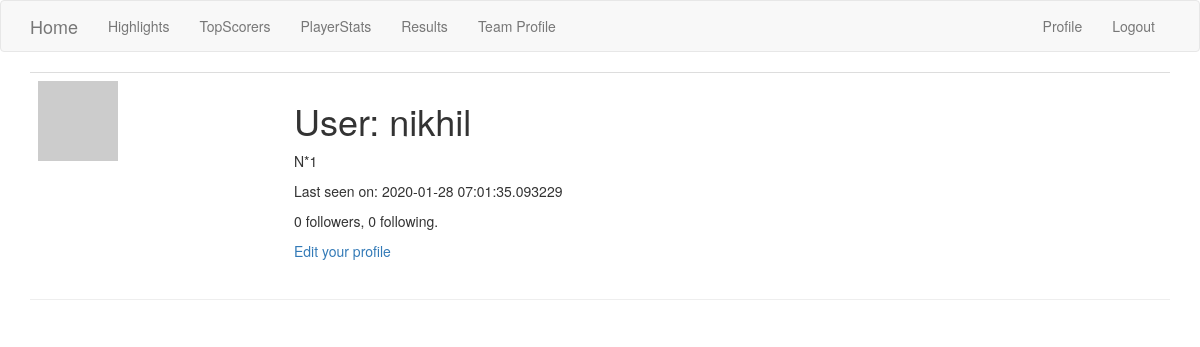
The page /user/nikhil (signed in) on the database as committed earlier.
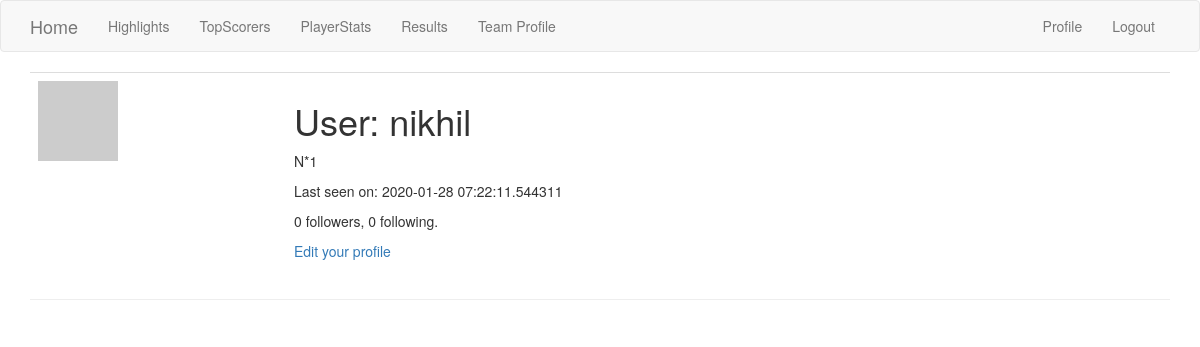
The same page on the database as committed later.
### app/models.py (models this page shows, shortened)
class User(UserMixin, db.Model):
    id = db.Column(db.Integer, primary_key=True)
    username = db.Column(db.String(64), index=True, unique=True)
    email = db.Column(db.String(120), index=True, unique=True)
    password_hash = db.Column(db.String(128))
    posts = db.relationship('Post', backref='author', lazy='dynamic')
    about_me = db.Column(db.String(140))
    last_seen = db.Column(db.DateTime, default=datetime.utcnow)
    dummy_token = jwt.encode({'some': 'payload'}, 'secret', algorithm='HS256')
    followed = db.relationship(
        'User', secondary=followers,
        primaryjoin=(followers.c.follower_id == id),
        secondaryjoin=(followers.c.followed_id == id),
        backref=db.backref('followers', lazy='dynamic'), lazy='dynamic')
    def avatar(self, size):
        digest = md5(self.email.lower().encode('utf-8')).hexdigest()
        return 'https://www.gravatar.com/avatar/{}?d=identicon&s={}'.format(digest, size)

### app/routes.py (the view)
@app.route('/user/<username>')
@login_required
def user(username):
    user = User.query.filter_by(username=username).first_or_404()
    posts = [
        {'author': user, 'body': 'Test post #1'},
        {'author': user, 'body': 'Test post #2'}
    ]
    return render_template('user.html', user=user)

### app/models.py (called while the page is built)
@login.user_loader
def load_user(id):
    return User.query.get(int(id))

### app/routes.py (called while the page is built)
@app.before_request
def before_request():
    if current_user.is_authenticated:
        current_user.last_seen = datetime.utcnow()
        db.session.commit()

### app/templates/user.html (shortened to what this page needs)
{% extends "base.html" %}
{% block app_content %}
  <table class="table table-hover">
        <tr>
            <td width="256px"><img src="{{ user.avatar(256) }}"></td>
            <td>
                <h1>User: {{ user.username }}</h1>
                {% if user.about_me %}<p>{{ user.about_me }}</p>{% endif %}
                {% if user.last_seen %}<p>Last seen on: {{ user.last_seen }}</p>{% endif %}
                <p>{{ user.followers.count() }} followers, {{ user.followed.count() }} following.</p>
                {% if user == current_user %}
                <p><a href="{{ url_for('edit_profile') }}">Edit your profile</a></p>
                {% elif not current_user.is_following(user) %}
                <p><a href="{{ url_for('follow', username=user.username) }}">Follow</a></p>
                {% else %}
                <p><a href="{{ url_for('unfollow', username=user.username) }}">Unfollow</a></p>
                {% endif %}
            </td>
        </tr>
    </table>
  <hr>
{% endblock %}

### app/templates/base.html (shortened to what this page needs)
{% extends 'bootstrap/base.html' %}
{% block navbar %}
  <nav class="navbar navbar-default">
      <div class="container">
          <div class="navbar-header">
              <a class="navbar-brand" href="{{ url_for('index') }}">Home</a>
          </div>
          <div class="collapse navbar-collapse" id="bs-example-navbar-collapse-1">
              <ul class="nav navbar-nav">
                  <li><a href="{{ url_for('high') }}">Highlights</a></li>
                  <li><a href="{{ url_for('live') }}">TopScorers</a></li>
                  <li><a href="{{ url_for('player') }}">PlayerStats</a></li>
                  <li><a href="{{ url_for('result') }}">Results</a></li>
                  <li><a href="{{ url_for('team') }}">Team Profile</a></li>
              </ul>
              <ul class="nav navbar-nav navbar-right">
                  {% if current_user.is_anonymous %}
                  <li><a href="{{ url_for('login') }}">Login</a></li>
                  {% else %}
                  <li><a href="{{ url_for('user', username=current_user.username) }}">Profile</a></li>
                  <li><a href="{{ url_for('logout') }}">Logout</a></li>
                  {% endif %}
              </ul>
          </div>
      </div>
  </nav>
{% endblock %}
{% block content %}
    <div class="container">
        {% block app_content %}{% endblock %}
    </div>
{% endblock %}

Rows that differ between the two databases and show on the page:
changed User "nikhil": last_seen "2020-01-28 07:01:35.093229" → "2020-01-28 07:22:11.544311"
